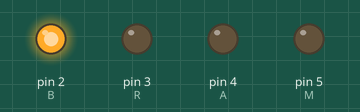
This sketch was run on a simulated Arduino Uno, built with avr-gcc and run on an emulated ATmega328P. Parts: output pins drawn as LEDs (lit = HIGH).

Above: at 0.5 s.
At 1.5 s:
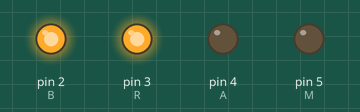
At 2.5 s:
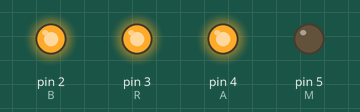
At 4.0 s:
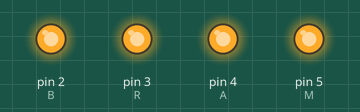
At 6.7 s:
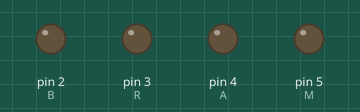
Timing chart, 0 to 9.6 s (numbered marks = the images above):
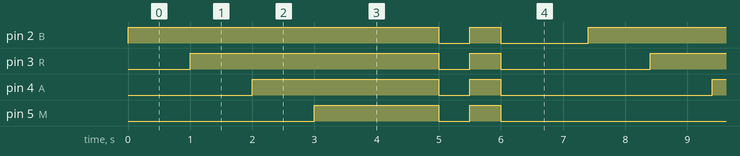

The sketch:

BRAM_board.ino
```cpp
// Assigns each letter to a pin
int B = 2;
int R = 3;
int A = 4;
int M = 5;

// the setup function runs once when you press reset or power the board
void setup() {
  // initialize digital pins as an output.
  pinMode(B, OUTPUT);
  pinMode(R, OUTPUT);
  pinMode(A, OUTPUT);
  pinMode(M, OUTPUT);
}

// the loop function runs over and over again forever
void loop() {
  for(int i = 1; i <= 7; i++){
    if (i == 1){
      digitalWrite(B, HIGH);
      digitalWrite(R, LOW);
      digitalWrite(A, LOW);
      digitalWrite(M, LOW);
      delay(1000);
      }
    if (i == 2){
      digitalWrite(B, HIGH);
      digitalWrite(R, HIGH);
      digitalWrite(A, LOW);
      digitalWrite(M, LOW);
      delay(1000);
      }
    if (i == 3){
      digitalWrite(B, HIGH);
      digitalWrite(R, HIGH);
      digitalWrite(A, HIGH);
      digitalWrite(M, LOW);
      delay(1000);
      }
    if (i == 4){
      digitalWrite(B, HIGH);
      digitalWrite(R, HIGH);
      digitalWrite(A, HIGH);
      digitalWrite(M, HIGH);
      delay(2000);
      }
    if (i == 5){
      digitalWrite(B, LOW);
      digitalWrite(R, LOW);
      digitalWrite(A, LOW);
      digitalWrite(M, LOW);
      delay(500);
      }
    if (i == 6) {
      digitalWrite(B, HIGH);
      digitalWrite(R, HIGH);
      digitalWrite(A, HIGH);
      digitalWrite(M, HIGH);
      delay(500);
      }
    if (i == 7) {
      digitalWrite(B, LOW);
      digitalWrite(R, LOW);
      digitalWrite(A, LOW);
      digitalWrite(M, LOW);
      delay(1400);
      }
    }

}
```

Measured:
- by itself, pin 2 (B): repeats every 7.4 s: LOW 0.50 s, HIGH 0.50 s, LOW 1.4 s, HIGH 5.0 s
- by itself, pin 3 (R): repeats every 7.4 s: LOW 0.50 s, HIGH 0.50 s, LOW 2.4 s, HIGH 4.0 s
- by itself, pin 4 (A): repeats every 7.4 s: LOW 0.50 s, HIGH 0.50 s, LOW 3.4 s, HIGH 3.0 s
- by itself, pin 5 (M): repeats every 7.4 s: LOW 0.50 s, HIGH 0.50 s, LOW 4.4 s, HIGH 2.0 s
